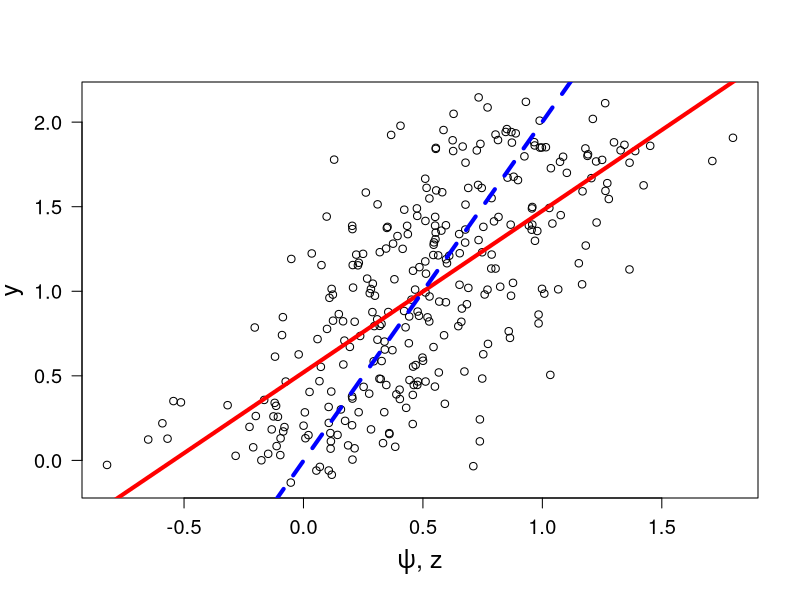
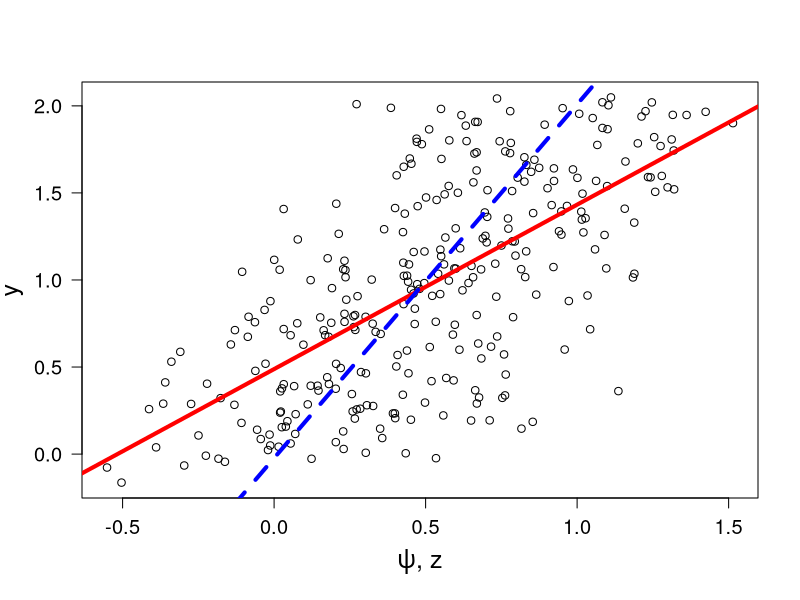
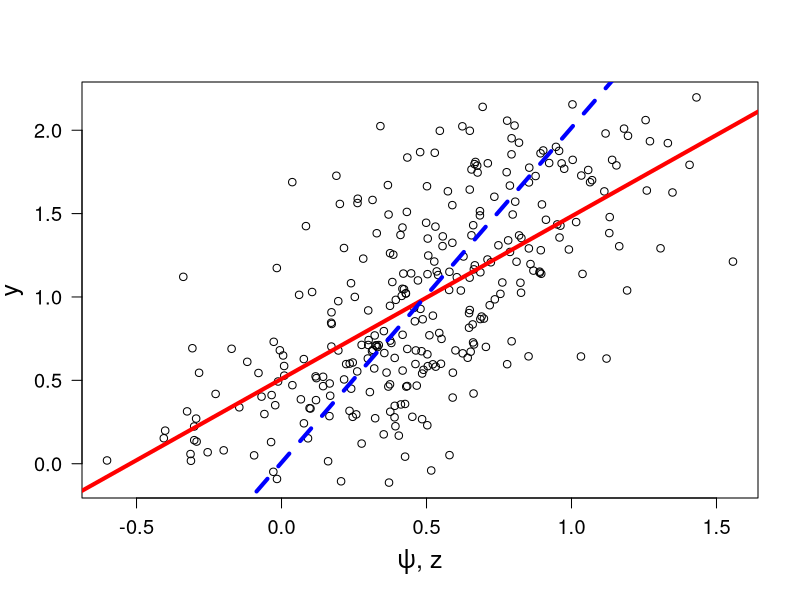
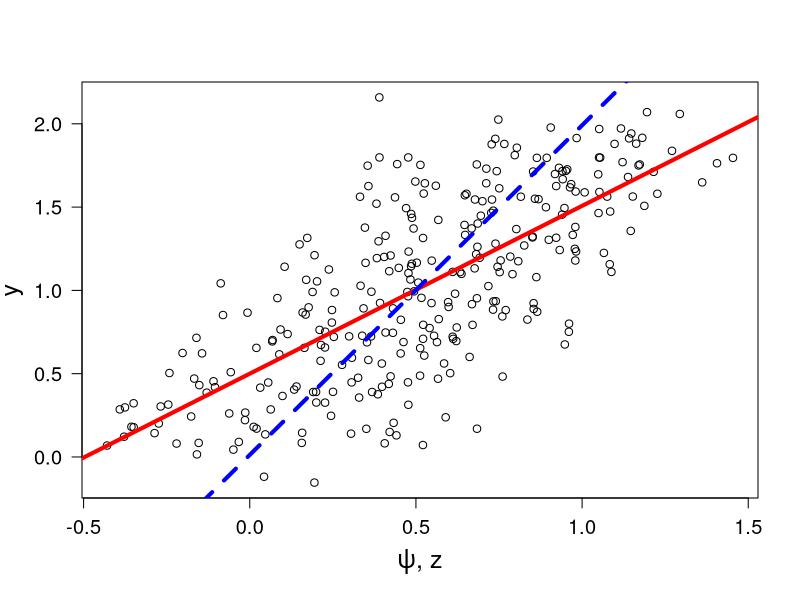
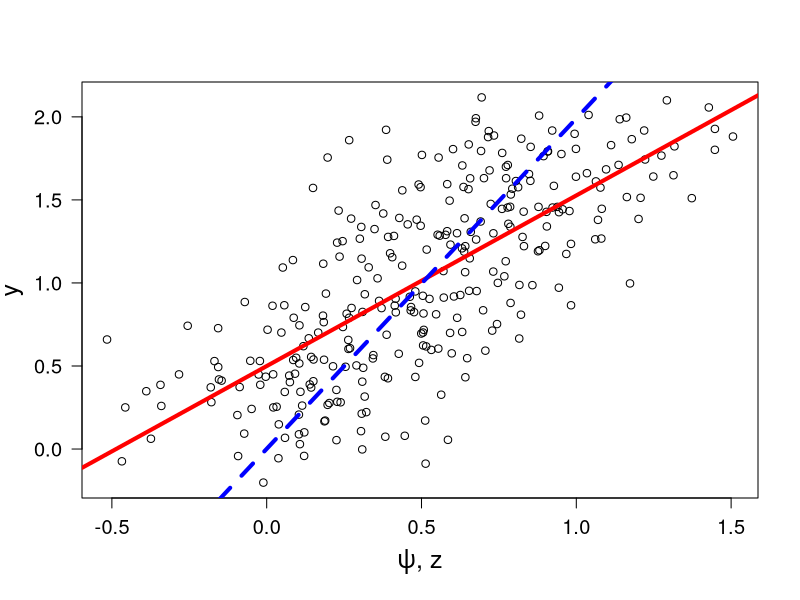
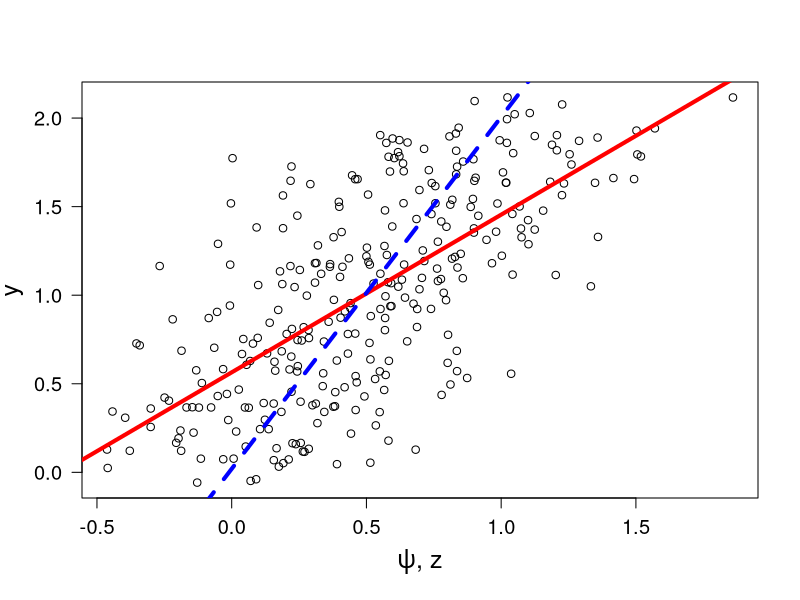
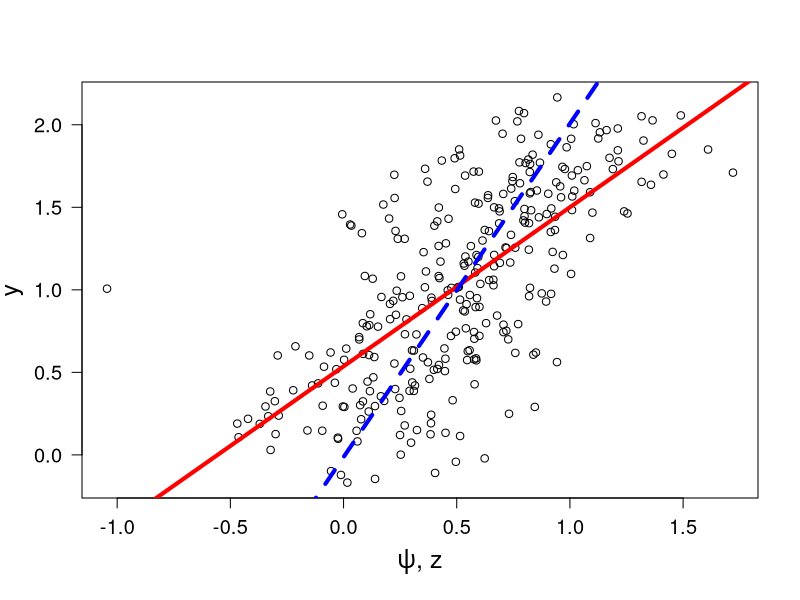
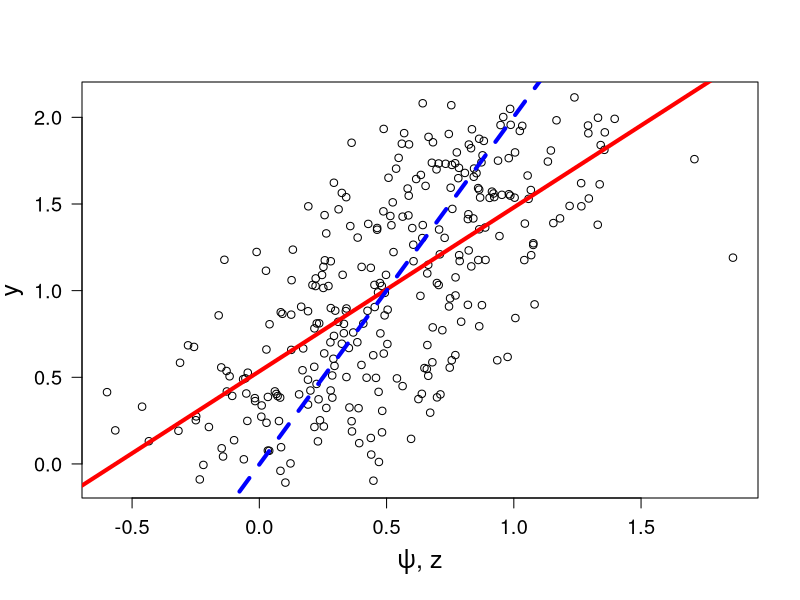

Write the R code that produced these figures, in order.
sum_b = 0

for (iter in 1:400) {
    n = 300
    x = runif(n, 0, 1)
    e = rnorm(n, 0, 0.1)
    u = rnorm(n, 0, 0.3)
    z = x + u
    y = 2 * x + e
    
    lm.y = lm(y ~ x)
    summary(lm.y)
    
    lm.z = lm(y ~ z)
    summary(lm.z)
    
    plot(z, y, cex.axis = 1.2, font.axis = 1, cex.lab = 1.5, las = 1, xlab = c(expression(paste(psi, ", z"))), ylab = "y")
    abline(lm.z, lwd = 4, lty = 1, col = "red")
    abline(lm.y, lwd = 4, lty = 2, col = "blue")
    b = summary(lm.z)$coef[2]
    sum_b = (sum_b + b)
}

1/400 * sum_b
 
